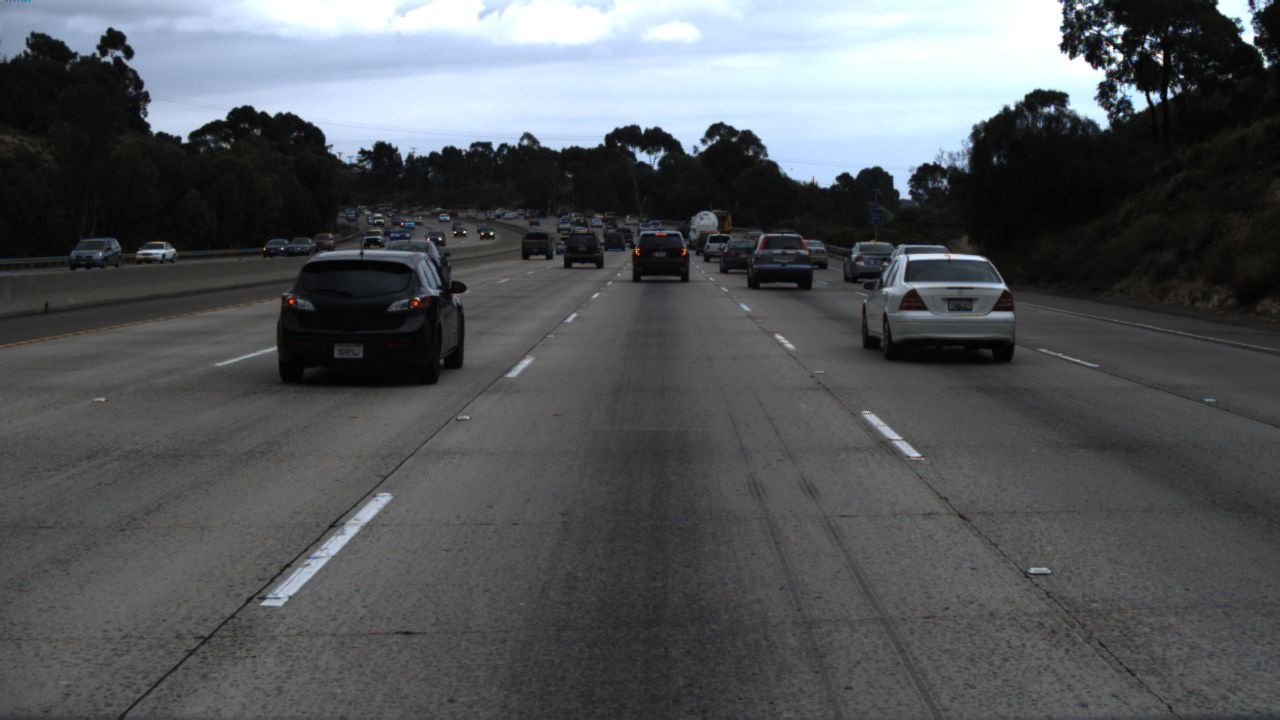
#> input picture data/tusimple_test_image/0.jpg, 1280 x 720 px; its folder holds 2 pictures in this run
$ python lane_point_extractor.py
#> lines starting #> are read from the running program, lines starting #| are printed output that depends on the picture
#> the answer given: data/tusimple_test_image
import os
import numpy as np
import cv2

def extract_lane_points(gt_instance_image, num_points=100):
    """
    Chuyển đổi từ ảnh gt_instance_image thành danh sách các điểm trên các làn đường.

    :param gt_instance_image: Ảnh nhãn phân vùng của các làn đường (ảnh grayscale)
    :param num_points: Số điểm cần lấy trên mỗi làn đường
    :return: Danh sách các điểm trên các làn đường dưới dạng (x, y, class_id)
    """
    gt_label_pts = []

    # Duyệt qua các giá trị khác nhau trong gt_instance_image
    unique_labels = np.unique(gt_instance_image)

    for label in unique_labels:
        if label == 0:
            # Bỏ qua giá trị 0 (giả sử là nền)
            continue

        # Trích xuất các pixel thuộc về làn đường hiện tại
        coords = np.column_stack(np.where(gt_instance_image == label))

        # Kiểm tra nếu số lượng điểm hiện tại ít hơn num_points
        if len(coords) <= num_points:
            sampled_coords = coords
        else:
            # Tính toán khoảng cách giữa các điểm sao cho có đúng num_points điểm
            indices = np.linspace(0, len(coords) - 1, num_points, dtype=int)
            sampled_coords = coords[indices]

        # Thêm vào gt_label_pts
        for coord in sampled_coords:
            x, y = coord[1], coord[0]  # Chuyển (row, col) thành (x, y)
            gt_label_pts.append([x, y, label])

    return gt_label_pts

def generate_gt_label_pts(data_dir, output_file, num_points=100):
    """
    Hàm chính để tạo file chứa tọa độ gt_label_pts từ các ảnh gt_instance_image.

    :param data_dir: Đường dẫn tới thư mục chứa các ảnh gt_instance_image.
    :param output_file: Đường dẫn tới file đầu ra chứa gt_label_pts.
    :param num_points: Số điểm cần lấy trên mỗi làn đường.
    """
#> called with data_dir = 'data/tusimple_test_image', output_file = 'gt_label_pts.txt', num_points = 50
    with open(output_file, 'w') as f:
        for filename in os.listdir(data_dir):
            if filename.endswith('.png') or filename.endswith('.jpg'):
                file_path = os.path.join(data_dir, filename)
                gt_instance_image = cv2.imread(file_path, cv2.IMREAD_GRAYSCALE)
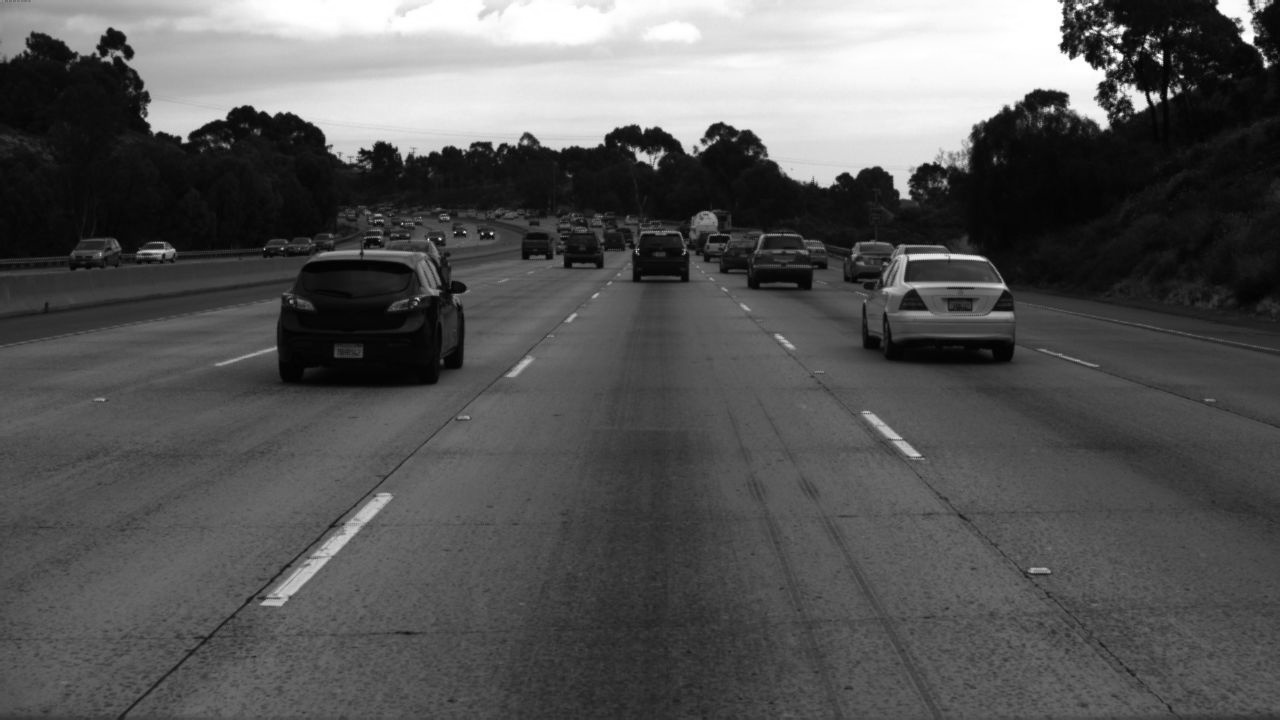
#> gt_instance_image: shape (720, 1280); min 0, max 255, mean 86.6

                # Kiểm tra nếu ảnh đã được tải thành công
                if gt_instance_image is None:
                    print(f"Không thể tải ảnh: {file_path}")
                    continue

                # Trích xuất các điểm từ ảnh với số lượng num_points
                gt_label_pts = extract_lane_points(gt_instance_image, num_points)
#> in extract_lane_points, `unique_labels = np.unique(gt_instance_image)`: unique_labels = 256 values from 0 to 255
#> after the loop in extract_lane_points, `for label in unique_labels:`: gt_label_pts = 12735 items, first 6: [1167, 58, 1], [1141, 61, 1], [1167, 67, 1], [1164, 68, 1], [1164, 69, 1], [1166, 69, 1]

                # Lưu kết quả vào file
                for pt in gt_label_pts:
                    x, y, label = pt
                    f.write(f"{filename},{x},{y},{label}\n")
#> this loop made 12735 passes

                print(f"Đã xử lý ảnh: {filename}")

if __name__ == '__main__':
    # Đường dẫn tới thư mục chứa ảnh gt_instance_image
    data_dir = input("Nhập đường dẫn tới thư mục chứa ảnh gt_instance_image: ")

    # Hiển thị đường dẫn để kiểm tra
    print(f"Đường dẫn bạn đã nhập là: {data_dir}")

    # Đường dẫn tới file đầu ra chứa gt_label_pts
    output_file = "gt_label_pts.txt"

    # Số điểm cần lấy trên mỗi làn đường
    num_points = 50

    # Tạo file chứa gt_label_pts với số điểm cố định
    generate_gt_label_pts(data_dir, output_file, num_points)
    print(f"Hoàn tất! Kết quả được lưu tại: {output_file}")
